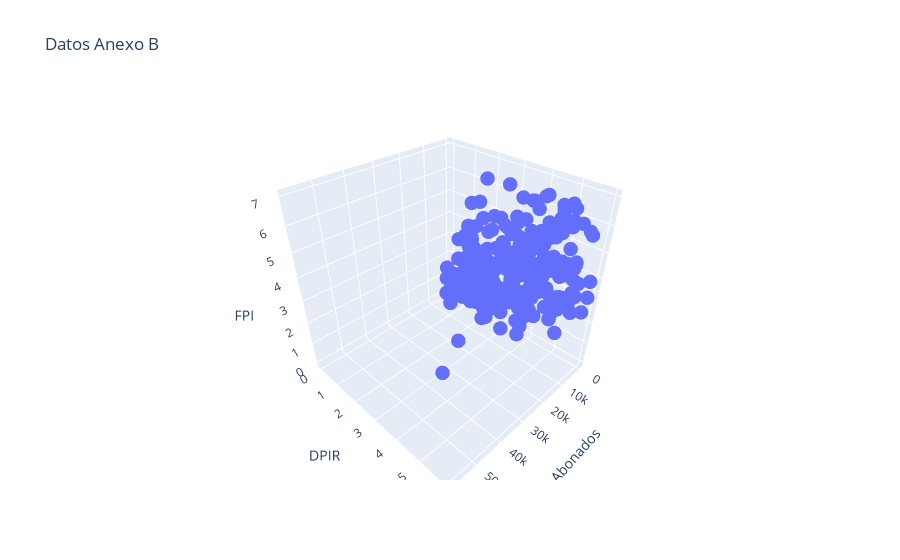

The notebook cell saved with this chart:
### Code cell
# Análisis exploratorio gráfica de los datos
fig = px.scatter_3d(datosB, x="Abonados", y="DPIR", z="FPI", title="Datos Anexo B")
fig.update_traces(
    textfont=dict(
        family="Arial",
        size=18,
        color="crimson"  
    ),
    marker=dict(
        size=5
    )
)
fig.show()

### Figure 1 — Plotly figure (JSON) as saved in the notebook; plotly's stock layout.template omitted (floating-point values rounded to 4 significant figures; data arrays with more than 128 entries replaced by an {"elided": "..."} marker saying what was removed)
{"data": [{"hovertemplate": "Abonados=%{x}<br>DPIR=%{y}<br>FPI=%{z}<extra></extra>", "legendgroup": "", "marker": {"color": "#636efa", "size": 5, "symbol": "circle"}, "mode": "markers", "name": "", "scene": "scene", "showlegend": false, "textfont": {"color": "crimson", "family": "Arial", "size": 18}, "type": "scatter3d", "x": {"elided": "352 int values"}, "y": {"elided": "352 float values"}, "z": {"elided": "352 float values"}}], "layout": {"legend": {"tracegroupgap": 0}, "scene": {"domain": {"x": [0, 1], "y": [0, 1]}, "xaxis": {"title": {"text": "Abonados"}}, "yaxis": {"title": {"text": "DPIR"}}, "zaxis": {"title": {"text": "FPI"}}}, "title": {"text": "Datos Anexo B"}}}
